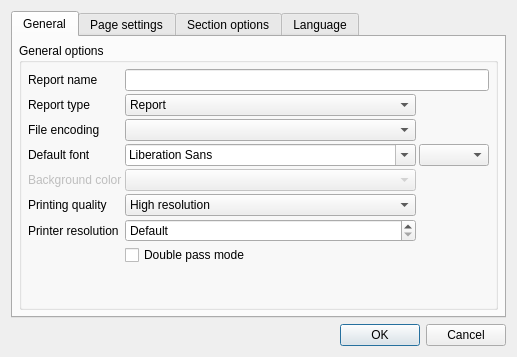
<?xml version="1.0" encoding="UTF-8"?>
<ui version="4.0">
 <class>NCRDPageDialogUI</class>
 <widget class="QDialog" name="NCRDPageDialogUI">
  <property name="geometry">
   <rect>
    <x>0</x>
    <y>0</y>
    <width>517</width>
    <height>357</height>
   </rect>
  </property>
  <property name="windowTitle">
   <string>Report and page settings</string>
  </property>
  <layout class="QVBoxLayout" name="verticalLayout">
   <item>
    <widget class="QTabWidget" name="tabWidget">
     <property name="currentIndex">
      <number>0</number>
     </property>
     <widget class="QWidget" name="tabGen">
      <attribute name="title">
       <string>General</string>
      </attribute>
      <layout class="QVBoxLayout" name="verticalLayout_2">
       <property name="spacing">
        <number>3</number>
       </property>
       <property name="margin">
        <number>6</number>
       </property>
       <item>
        <widget class="QGroupBox" name="gbGeneral">
         <property name="title">
          <string>General options</string>
         </property>
         <layout class="QGridLayout">
          <property name="margin">
           <number>6</number>
          </property>
          <property name="spacing">
           <number>3</number>
          </property>
          <item row="0" column="0">
           <widget class="QLabel" name="label">
            <property name="sizePolicy">
             <sizepolicy hsizetype="Maximum" vsizetype="Preferred">
              <horstretch>0</horstretch>
              <verstretch>0</verstretch>
             </sizepolicy>
            </property>
            <property name="text">
             <string>Report name</string>
            </property>
           </widget>
          </item>
          <item row="0" column="1" colspan="2">
           <widget class="QLineEdit" name="reportName"/>
          </item>
          <item row="2" column="0">
           <widget class="QLabel" name="label_2">
            <property name="text">
             <string>File encoding</string>
            </property>
           </widget>
          </item>
          <item row="2" column="1">
           <widget class="QComboBox" name="comboEncoding"/>
          </item>
          <item row="3" column="0">
           <widget class="QLabel" name="label_4">
            <property name="text">
             <string>Default font</string>
            </property>
           </widget>
          </item>
          <item row="3" column="1">
           <widget class="QFontComboBox" name="comboFont"/>
          </item>
          <item row="3" column="2">
           <widget class="QComboBox" name="comboFontSize">
            <property name="maximumSize">
             <size>
              <width>70</width>
              <height>16777215</height>
             </size>
            </property>
           </widget>
          </item>
          <item row="4" column="0">
           <widget class="QLabel" name="label_9">
            <property name="enabled">
             <bool>false</bool>
            </property>
            <property name="text">
             <string>Background color</string>
            </property>
           </widget>
          </item>
          <item row="4" column="1">
           <widget class="NCRDColorCombo" name="comboColor">
            <property name="enabled">
             <bool>false</bool>
            </property>
           </widget>
          </item>
          <item row="1" column="1">
           <widget class="QComboBox" name="comboReportType">
            <item>
             <property name="text">
              <string>Report</string>
             </property>
            </item>
            <item>
             <property name="text">
              <string>Text document</string>
             </property>
            </item>
           </widget>
          </item>
          <item row="1" column="0">
           <widget class="QLabel" name="label_10">
            <property name="text">
             <string>Report type</string>
            </property>
           </widget>
          </item>
          <item row="10" column="1">
           <spacer name="verticalSpacer_2">
            <property name="orientation">
             <enum>Qt::Vertical</enum>
            </property>
            <property name="sizeHint" stdset="0">
             <size>
              <width>20</width>
              <height>40</height>
             </size>
            </property>
           </spacer>
          </item>
          <item row="9" column="1" colspan="2">
           <widget class="QCheckBox" name="cbDoublePass">
            <property name="text">
             <string>Double pass mode</string>
            </property>
           </widget>
          </item>
          <item row="6" column="0">
           <widget class="QLabel" name="label_14">
            <property name="text">
             <string>Printer resolution</string>
            </property>
           </widget>
          </item>
          <item row="6" column="1">
           <widget class="QSpinBox" name="spDPI">
            <property name="specialValueText">
             <string>Default</string>
            </property>
            <property name="suffix">
             <string> dpi</string>
            </property>
            <property name="minimum">
             <number>-1</number>
            </property>
            <property name="maximum">
             <number>1200</number>
            </property>
            <property name="value">
             <number>-1</number>
            </property>
           </widget>
          </item>
          <item row="5" column="1">
           <widget class="QComboBox" name="comboQuality">
            <item>
             <property name="text">
              <string>High resolution</string>
             </property>
            </item>
            <item>
             <property name="text">
              <string>Screen resolution</string>
             </property>
            </item>
           </widget>
          </item>
          <item row="5" column="0">
           <widget class="QLabel" name="label_3">
            <property name="text">
             <string>Printing quality</string>
            </property>
           </widget>
          </item>
         </layout>
        </widget>
       </item>
      </layout>
     </widget>
     <widget class="QWidget" name="tabPage">
      <attribute name="title">
       <string>Page settings</string>
      </attribute>
      <layout class="QVBoxLayout" name="verticalLayout_4">
       <item>
        <layout class="QHBoxLayout" name="horizontalLayout_3">
         <item>
          <widget class="QGroupBox" name="groupBox_2">
           <property name="title">
            <string>Page size</string>
           </property>
           <layout class="QHBoxLayout" name="horizontalLayout_2">
            <item>
             <widget class="QComboBox" name="comboPageSize"/>
            </item>
            <item>
             <layout class="QGridLayout" name="gridLayWH">
              <property name="spacing">
               <number>3</number>
              </property>
              <item row="0" column="0">
               <widget class="QLabel" name="label_12">
                <property name="text">
                 <string>Width</string>
                </property>
                <property name="alignment">
                 <set>Qt::AlignRight|Qt::AlignTrailing|Qt::AlignVCenter</set>
                </property>
               </widget>
              </item>
              <item row="0" column="1">
               <widget class="QDoubleSpinBox" name="spWidth">
                <property name="suffix">
                 <string> mm</string>
                </property>
                <property name="minimum">
                 <double>10.000000000000000</double>
                </property>
                <property name="maximum">
                 <double>999.990000000000009</double>
                </property>
               </widget>
              </item>
              <item row="1" column="0">
               <widget class="QLabel" name="label_13">
                <property name="text">
                 <string>Height</string>
                </property>
                <property name="alignment">
                 <set>Qt::AlignRight|Qt::AlignTrailing|Qt::AlignVCenter</set>
                </property>
               </widget>
              </item>
              <item row="1" column="1">
               <widget class="QDoubleSpinBox" name="spHeight">
                <property name="suffix">
                 <string> mm</string>
                </property>
                <property name="minimum">
                 <double>10.000000000000000</double>
                </property>
                <property name="maximum">
                 <double>999.990000000000009</double>
                </property>
               </widget>
              </item>
             </layout>
            </item>
           </layout>
          </widget>
         </item>
         <item>
          <widget class="QGroupBox" name="gbOrient">
           <property name="title">
            <string>Orientation</string>
           </property>
           <layout class="QVBoxLayout" name="_5">
            <property name="spacing">
             <number>3</number>
            </property>
            <property name="margin">
             <number>6</number>
            </property>
            <item>
             <widget class="QRadioButton" name="radioP">
              <property name="text">
               <string>Portrait</string>
              </property>
              <property name="checked">
               <bool>true</bool>
              </property>
             </widget>
            </item>
            <item>
             <widget class="QRadioButton" name="radioL">
              <property name="text">
               <string>Landscape</string>
              </property>
             </widget>
            </item>
           </layout>
          </widget>
         </item>
        </layout>
       </item>
       <item>
        <widget class="QGroupBox" name="gbMargins">
         <property name="title">
          <string>Margins</string>
         </property>
         <layout class="QGridLayout" name="_4">
          <property name="margin">
           <number>6</number>
          </property>
          <property name="spacing">
           <number>3</number>
          </property>
          <item row="0" column="2">
           <widget class="QLabel" name="label_7">
            <property name="text">
             <string>Top</string>
            </property>
            <property name="alignment">
             <set>Qt::AlignRight|Qt::AlignTrailing|Qt::AlignVCenter</set>
            </property>
           </widget>
          </item>
          <item row="0" column="3">
           <widget class="QDoubleSpinBox" name="spTop">
            <property name="minimumSize">
             <size>
              <width>70</width>
              <height>0</height>
             </size>
            </property>
            <property name="suffix">
             <string> mm</string>
            </property>
            <property name="maximum">
             <double>999.990000000000009</double>
            </property>
           </widget>
          </item>
          <item row="1" column="0">
           <widget class="QLabel" name="label_5">
            <property name="text">
             <string>Left</string>
            </property>
            <property name="alignment">
             <set>Qt::AlignRight|Qt::AlignTrailing|Qt::AlignVCenter</set>
            </property>
           </widget>
          </item>
          <item row="1" column="1">
           <widget class="QDoubleSpinBox" name="spLeft">
            <property name="minimumSize">
             <size>
              <width>70</width>
              <height>0</height>
             </size>
            </property>
            <property name="suffix">
             <string> mm</string>
            </property>
            <property name="maximum">
             <double>999.990000000000009</double>
            </property>
           </widget>
          </item>
          <item row="1" column="4">
           <widget class="QLabel" name="label_6">
            <property name="text">
             <string>Right</string>
            </property>
            <property name="alignment">
             <set>Qt::AlignRight|Qt::AlignTrailing|Qt::AlignVCenter</set>
            </property>
           </widget>
          </item>
          <item row="1" column="5">
           <widget class="QDoubleSpinBox" name="spRight">
            <property name="minimumSize">
             <size>
              <width>70</width>
              <height>0</height>
             </size>
            </property>
            <property name="suffix">
             <string> mm</string>
            </property>
            <property name="maximum">
             <double>999.990000000000009</double>
            </property>
           </widget>
          </item>
          <item row="2" column="2">
           <widget class="QLabel" name="label_8">
            <property name="text">
             <string>Bottom</string>
            </property>
            <property name="alignment">
             <set>Qt::AlignRight|Qt::AlignTrailing|Qt::AlignVCenter</set>
            </property>
           </widget>
          </item>
          <item row="2" column="3">
           <widget class="QDoubleSpinBox" name="spBottom">
            <property name="minimumSize">
             <size>
              <width>70</width>
              <height>0</height>
             </size>
            </property>
            <property name="suffix">
             <string> mm</string>
            </property>
            <property name="maximum">
             <double>999.990000000000009</double>
            </property>
           </widget>
          </item>
         </layout>
        </widget>
       </item>
       <item>
        <spacer name="verticalSpacer_3">
         <property name="orientation">
          <enum>Qt::Vertical</enum>
         </property>
         <property name="sizeHint" stdset="0">
          <size>
           <width>20</width>
           <height>40</height>
          </size>
         </property>
        </spacer>
       </item>
      </layout>
     </widget>
     <widget class="QWidget" name="tabSect">
      <attribute name="title">
       <string>Section options</string>
      </attribute>
      <layout class="QVBoxLayout" name="verticalLayout_3">
       <property name="spacing">
        <number>3</number>
       </property>
       <property name="margin">
        <number>6</number>
       </property>
       <item>
        <widget class="QGroupBox" name="gbHF">
         <property name="title">
          <string>Headers and footers</string>
         </property>
         <layout class="QGridLayout" name="_2">
          <property name="margin">
           <number>6</number>
          </property>
          <property name="spacing">
           <number>3</number>
          </property>
          <item row="0" column="0">
           <widget class="QCheckBox" name="cbPageHeader">
            <property name="text">
             <string>Page header</string>
            </property>
           </widget>
          </item>
          <item row="0" column="1">
           <widget class="QDoubleSpinBox" name="sbPH">
            <property name="minimumSize">
             <size>
              <width>70</width>
              <height>0</height>
             </size>
            </property>
            <property name="suffix">
             <string> mm</string>
            </property>
            <property name="maximum">
             <double>999.990000000000009</double>
            </property>
           </widget>
          </item>
          <item row="0" column="3">
           <widget class="QCheckBox" name="cbReportHeader">
            <property name="text">
             <string>Report header</string>
            </property>
           </widget>
          </item>
          <item row="0" column="4">
           <widget class="QDoubleSpinBox" name="sbRH">
            <property name="minimumSize">
             <size>
              <width>70</width>
              <height>0</height>
             </size>
            </property>
            <property name="suffix">
             <string> mm</string>
            </property>
            <property name="maximum">
             <double>999.990000000000009</double>
            </property>
           </widget>
          </item>
          <item row="1" column="0">
           <widget class="QCheckBox" name="cbPageFooter">
            <property name="text">
             <string>Page footer</string>
            </property>
           </widget>
          </item>
          <item row="1" column="1">
           <widget class="QDoubleSpinBox" name="sbPF">
            <property name="minimumSize">
             <size>
              <width>70</width>
              <height>0</height>
             </size>
            </property>
            <property name="suffix">
             <string> mm</string>
            </property>
            <property name="maximum">
             <double>999.990000000000009</double>
            </property>
           </widget>
          </item>
          <item row="1" column="3">
           <widget class="QCheckBox" name="cbReportFooter">
            <property name="text">
             <string>Report footer</string>
            </property>
           </widget>
          </item>
          <item row="1" column="4">
           <widget class="QDoubleSpinBox" name="sbRF">
            <property name="minimumSize">
             <size>
              <width>70</width>
              <height>0</height>
             </size>
            </property>
            <property name="suffix">
             <string> mm</string>
            </property>
            <property name="maximum">
             <double>999.990000000000009</double>
            </property>
           </widget>
          </item>
          <item row="0" column="2">
           <spacer name="spcr2">
            <property name="orientation">
             <enum>Qt::Horizontal</enum>
            </property>
            <property name="sizeType">
             <enum>QSizePolicy::Fixed</enum>
            </property>
            <property name="sizeHint" stdset="0">
             <size>
              <width>30</width>
              <height>15</height>
             </size>
            </property>
           </spacer>
          </item>
          <item row="0" column="5">
           <spacer name="spcr1">
            <property name="orientation">
             <enum>Qt::Horizontal</enum>
            </property>
            <property name="sizeHint" stdset="0">
             <size>
              <width>40</width>
              <height>20</height>
             </size>
            </property>
           </spacer>
          </item>
         </layout>
        </widget>
       </item>
       <item>
        <widget class="QGroupBox" name="groupBox">
         <property name="title">
          <string>Zone settings</string>
         </property>
         <layout class="QHBoxLayout" name="horizontalLayout">
          <item>
           <widget class="QLabel" name="label_11">
            <property name="text">
             <string>Zone spacing:</string>
            </property>
           </widget>
          </item>
          <item>
           <widget class="QDoubleSpinBox" name="sbZoneSpacing">
            <property name="minimumSize">
             <size>
              <width>70</width>
              <height>0</height>
             </size>
            </property>
            <property name="suffix">
             <string> mm</string>
            </property>
            <property name="maximum">
             <double>999.990000000000009</double>
            </property>
           </widget>
          </item>
          <item>
           <spacer name="horizontalSpacer">
            <property name="orientation">
             <enum>Qt::Horizontal</enum>
            </property>
            <property name="sizeHint" stdset="0">
             <size>
              <width>238</width>
              <height>20</height>
             </size>
            </property>
           </spacer>
          </item>
         </layout>
        </widget>
       </item>
       <item>
        <spacer name="verticalSpacer">
         <property name="orientation">
          <enum>Qt::Vertical</enum>
         </property>
         <property name="sizeHint" stdset="0">
          <size>
           <width>20</width>
           <height>147</height>
          </size>
         </property>
        </spacer>
       </item>
      </layout>
     </widget>
     <widget class="QWidget" name="tabLang">
      <attribute name="title">
       <string>Language</string>
      </attribute>
      <layout class="QVBoxLayout" name="verticalLayout_5">
       <property name="spacing">
        <number>3</number>
       </property>
       <property name="margin">
        <number>6</number>
       </property>
       <item>
        <widget class="QGroupBox" name="gbTr">
         <property name="title">
          <string>Report languages</string>
         </property>
         <layout class="QHBoxLayout" name="horizontalLayout_4">
          <property name="spacing">
           <number>3</number>
          </property>
          <property name="margin">
           <number>6</number>
          </property>
          <item>
           <layout class="QVBoxLayout" name="verticalLayout_7">
            <property name="spacing">
             <number>3</number>
            </property>
            <item>
             <widget class="QComboBox" name="comboLang"/>
            </item>
            <item>
             <widget class="QListWidget" name="listLang"/>
            </item>
           </layout>
          </item>
          <item>
           <layout class="QVBoxLayout" name="verticalLayout_6">
            <property name="spacing">
             <number>3</number>
            </property>
            <item>
             <widget class="QPushButton" name="btnAdd">
              <property name="text">
               <string>Add</string>
              </property>
             </widget>
            </item>
            <item>
             <widget class="QPushButton" name="btnRemove">
              <property name="text">
               <string>Remove</string>
              </property>
             </widget>
            </item>
            <item>
             <spacer name="verticalSpacer_4">
              <property name="orientation">
               <enum>Qt::Vertical</enum>
              </property>
              <property name="sizeHint" stdset="0">
               <size>
                <width>20</width>
                <height>40</height>
               </size>
              </property>
             </spacer>
            </item>
            <item>
             <widget class="QPushButton" name="btnUp">
              <property name="text">
               <string>Up</string>
              </property>
             </widget>
            </item>
            <item>
             <widget class="QPushButton" name="btnDown">
              <property name="text">
               <string>Down</string>
              </property>
             </widget>
            </item>
           </layout>
          </item>
         </layout>
        </widget>
       </item>
       <item>
        <widget class="QGroupBox" name="groupBox_3">
         <property name="title">
          <string>Multi language role if missing translation</string>
         </property>
         <layout class="QHBoxLayout" name="horizontalLayout_5">
          <property name="spacing">
           <number>3</number>
          </property>
          <property name="margin">
           <number>6</number>
          </property>
          <item>
           <widget class="QRadioButton" name="rbUseDefault">
            <property name="text">
             <string>Use default language</string>
            </property>
            <property name="checked">
             <bool>true</bool>
            </property>
           </widget>
          </item>
          <item>
           <widget class="QRadioButton" name="rbLeaveBlank">
            <property name="text">
             <string>Leave blank</string>
            </property>
           </widget>
          </item>
         </layout>
        </widget>
       </item>
      </layout>
     </widget>
    </widget>
   </item>
   <item>
    <widget class="QDialogButtonBox" name="buttonBox">
     <property name="orientation">
      <enum>Qt::Horizontal</enum>
     </property>
     <property name="standardButtons">
      <set>QDialogButtonBox::Cancel|QDialogButtonBox::Ok</set>
     </property>
    </widget>
   </item>
  </layout>
 </widget>
 <customwidgets>
  <customwidget>
   <class>NCRDColorCombo</class>
   <extends>QComboBox</extends>
   <header>ncrdcolorcombo.h</header>
  </customwidget>
 </customwidgets>
 <tabstops>
  <tabstop>reportName</tabstop>
  <tabstop>comboReportType</tabstop>
  <tabstop>comboEncoding</tabstop>
  <tabstop>comboFont</tabstop>
  <tabstop>comboFontSize</tabstop>
  <tabstop>comboColor</tabstop>
  <tabstop>comboQuality</tabstop>
  <tabstop>spDPI</tabstop>
  <tabstop>cbDoublePass</tabstop>
  <tabstop>radioL</tabstop>
  <tabstop>spTop</tabstop>
  <tabstop>spLeft</tabstop>
  <tabstop>spRight</tabstop>
  <tabstop>spBottom</tabstop>
  <tabstop>cbPageHeader</tabstop>
  <tabstop>cbPageFooter</tabstop>
  <tabstop>sbPH</tabstop>
  <tabstop>sbPF</tabstop>
  <tabstop>cbReportHeader</tabstop>
  <tabstop>cbReportFooter</tabstop>
  <tabstop>sbRH</tabstop>
  <tabstop>sbRF</tabstop>
  <tabstop>sbZoneSpacing</tabstop>
  <tabstop>tabWidget</tabstop>
  <tabstop>buttonBox</tabstop>
  <tabstop>comboLang</tabstop>
  <tabstop>listLang</tabstop>
  <tabstop>btnAdd</tabstop>
  <tabstop>btnRemove</tabstop>
  <tabstop>btnUp</tabstop>
  <tabstop>btnDown</tabstop>
  <tabstop>rbUseDefault</tabstop>
  <tabstop>rbLeaveBlank</tabstop>
  <tabstop>spWidth</tabstop>
  <tabstop>comboPageSize</tabstop>
  <tabstop>spHeight</tabstop>
  <tabstop>radioP</tabstop>
 </tabstops>
 <resources/>
 <connections>
  <connection>
   <sender>buttonBox</sender>
   <signal>accepted()</signal>
   <receiver>NCRDPageDialogUI</receiver>
   <slot>accept()</slot>
   <hints>
    <hint type="sourcelabel">
     <x>257</x>
     <y>319</y>
    </hint>
    <hint type="destinationlabel">
     <x>157</x>
     <y>274</y>
    </hint>
   </hints>
  </connection>
  <connection>
   <sender>buttonBox</sender>
   <signal>rejected()</signal>
   <receiver>NCRDPageDialogUI</receiver>
   <slot>reject()</slot>
   <hints>
    <hint type="sourcelabel">
     <x>325</x>
     <y>319</y>
    </hint>
    <hint type="destinationlabel">
     <x>286</x>
     <y>274</y>
    </hint>
   </hints>
  </connection>
  <connection>
   <sender>btnAdd</sender>
   <signal>clicked()</signal>
   <receiver>NCRDPageDialogUI</receiver>
   <slot>addLang()</slot>
   <hints>
    <hint type="sourcelabel">
     <x>446</x>
     <y>83</y>
    </hint>
    <hint type="destinationlabel">
     <x>488</x>
     <y>175</y>
    </hint>
   </hints>
  </connection>
  <connection>
   <sender>btnRemove</sender>
   <signal>clicked()</signal>
   <receiver>NCRDPageDialogUI</receiver>
   <slot>removeLang()</slot>
   <hints>
    <hint type="sourcelabel">
     <x>417</x>
     <y>111</y>
    </hint>
    <hint type="destinationlabel">
     <x>490</x>
     <y>224</y>
    </hint>
   </hints>
  </connection>
  <connection>
   <sender>btnUp</sender>
   <signal>clicked()</signal>
   <receiver>NCRDPageDialogUI</receiver>
   <slot>langUp()</slot>
   <hints>
    <hint type="sourcelabel">
     <x>403</x>
     <y>227</y>
    </hint>
    <hint type="destinationlabel">
     <x>487</x>
     <y>253</y>
    </hint>
   </hints>
  </connection>
  <connection>
   <sender>btnDown</sender>
   <signal>clicked()</signal>
   <receiver>NCRDPageDialogUI</receiver>
   <slot>langDown()</slot>
   <hints>
    <hint type="sourcelabel">
     <x>393</x>
     <y>253</y>
    </hint>
    <hint type="destinationlabel">
     <x>490</x>
     <y>281</y>
    </hint>
   </hints>
  </connection>
 </connections>
 <slots>
  <slot>addLang()</slot>
  <slot>removeLang()</slot>
  <slot>langUp()</slot>
  <slot>langDown()</slot>
 </slots>
</ui>
